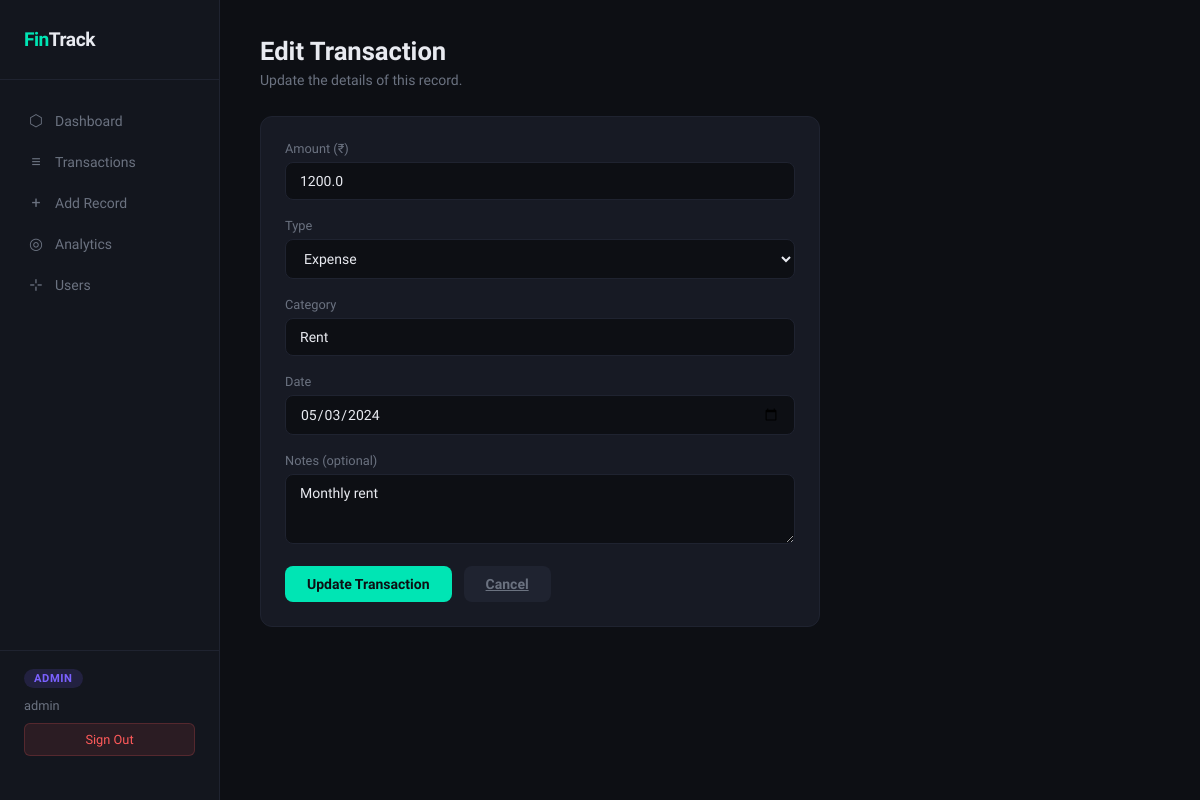
Screenshot of /transactions/edit/2 (signed in) with the database file from the repository.
### app/models/models.py (models this page shows, shortened)
class User(db.Model, UserMixin):
    __tablename__ = "users"
    id = db.Column(db.Integer, primary_key=True)
    username = db.Column(db.String(80), unique=True, nullable=False)
    email = db.Column(db.String(120), unique=True, nullable=False)
    password = db.Column(db.String(200), nullable=False)
    role = db.Column(db.String(20), nullable=False, default="viewer")  # viewer, analyst, admin
    created_at = db.Column(db.DateTime, default=datetime.utcnow)
    transactions = db.relationship("Transaction", backref="owner", lazy=True)

class Transaction(db.Model):
    __tablename__ = "transactions"
    id = db.Column(db.Integer, primary_key=True)
    amount = db.Column(db.Float, nullable=False)
    type = db.Column(db.String(10), nullable=False)       # 'income' or 'expense'
    category = db.Column(db.String(50), nullable=False)
    date = db.Column(db.Date, nullable=False, default=datetime.utcnow)
    notes = db.Column(db.String(300), nullable=True)
    user_id = db.Column(db.Integer, db.ForeignKey("users.id"), nullable=False)
    created_at = db.Column(db.DateTime, default=datetime.utcnow)

### app/routes/transactions.py (the view, shortened to what this page needs)
@transactions_bp.route("/transactions/edit/<int:txn_id>", methods=["GET", "POST"])
@login_required
def edit_transaction(txn_id):
    if current_user.role not in ("admin", "analyst"):
        flash("You do not have permission to edit transactions.", "error")
        return redirect(url_for("transactions.dashboard"))
    txn = Transaction.query.filter_by(id=txn_id, user_id=current_user.id).first_or_404()
    return render_template("edit_transaction.html", txn=txn)

### app/models/models.py (called while the page is built)
@login_manager.user_loader
def load_user(user_id):
    return User.query.get(int(user_id))

### app/templates/edit_transaction.html (shortened to what this page needs)
{% extends "base.html" %}
{% block content %}
<div class="page-title">Edit Transaction</div>
<div class="page-sub">Update the details of this record.</div>
<div class="card" style="max-width:560px">
  <form method="POST">
    <div class="form-group">
      <label>Amount (₹)</label>
      <input type="number" name="amount" value="{{ txn.amount }}" step="0.01" min="0.01" required />
    </div>
    <div class="form-group">
      <label>Type</label>
      <select name="type" required>
        <option value="expense" {{ 'selected' if txn.type == 'expense' }}>Expense</option>
      </select>
    </div>
    <div class="form-group">
      <label>Category</label>
      <input type="text" name="category" value="{{ txn.category }}" required />
    </div>
    <div class="form-group">
      <label>Date</label>
      <input type="date" name="date" value="{{ txn.date }}" required />
    </div>
    <div class="form-group">
      <label>Notes (optional)</label>
      <textarea name="notes" rows="3">{{ txn.notes or '' }}</textarea>
    </div>
    <div style="display:flex;gap:12px;margin-top:8px">
      <button type="submit" class="btn btn-primary">Update Transaction</button>
      <a href="{{ url_for('transactions.list_transactions') }}" class="btn" style="background:var(--border);color:var(--muted)">Cancel</a>
    </div>
  </form>
</div>
{% endblock %}

### app/templates/base.html (shortened to what this page needs)
<!DOCTYPE html>
<html lang="en">
<head>
</head>
<body>
{% if current_user.is_authenticated %}
<nav class="sidebar">
  <div class="logo">Fin<span>Track</span></div>
  <div class="nav">
    <a href="{{ url_for('transactions.dashboard') }}" class="{{ 'active' if request.endpoint == 'transactions.dashboard' }}">
      <span class="icon">⬡</span> Dashboard
    </a>
    <a href="{{ url_for('transactions.list_transactions') }}" class="{{ 'active' if request.endpoint == 'transactions.list_transactions' }}">
      <span class="icon">≡</span> Transactions
    </a>
    {% if current_user.role in ['analyst', 'admin'] %}
    <a href="{{ url_for('transactions.add_transaction') }}" class="{{ 'active' if request.endpoint == 'transactions.add_transaction' }}">
      <span class="icon">+</span> Add Record
    </a>
    <a href="{{ url_for('summary.summary') }}" class="{{ 'active' if request.endpoint == 'summary.summary' }}">
      <span class="icon">◎</span> Analytics
    </a>
    {% endif %}
    {% if current_user.role == 'admin' %}
    <a href="{{ url_for('admin.manage_users') }}" class="{{ 'active' if request.endpoint == 'admin.manage_users' }}">
      <span class="icon">⊹</span> Users
    </a>
    {% endif %}
  </div>
  <div class="sidebar-footer">
    <div class="role-badge">{{ current_user.role }}</div>
    <div class="sidebar-user">{{ current_user.username }}</div>
    <a href="{{ url_for('auth.logout') }}" class="btn-logout">Sign Out</a>
  </div>
</nav>
<div class="main">
  {% block content %}{% endblock %}
</div>
{% else %}
{% block auth %}{% endblock %}
{% endif %}
</body>
</html>

### app/templates/base.html (style rules this page uses)
:root { --bg: #0d0f14; --surface: #13161e; --border: #1f2330; --accent: #00e5b4; --accent2: #7b61ff; --red: #ff5a5a; --green: #00e5b4; --text: #e8eaf0; --muted: #6b7280; --card: #171a24; }
* { box-sizing: border-box; margin: 0; padding: 0; }
body { background: var(--bg); color: var(--text); font-family: 'Sora', sans-serif; min-height: 100vh; display: flex; }
.sidebar { width: 220px; min-height: 100vh; background: var(--surface); border-right: 1px solid var(--border); padding: 28px 0; display: flex; flex-direction: column; position: fixed; top: 0; left: 0; bottom: 0; }
.sidebar .logo { font-size: 1.2rem; font-weight: 700; color: var(--accent); padding: 0 24px 28px; letter-spacing: -0.5px; border-bottom: 1px solid var(--border); }
.sidebar .logo span { color: var(--text); }
.nav { margin-top: 20px; flex: 1; }
.nav a { display: flex; align-items: center; gap: 10px; padding: 11px 24px; color: var(--muted); text-decoration: none; font-size: 0.875rem; transition: all 0.15s; border-left: 3px solid transparent; }
.nav .icon { font-size: 1rem; width: 18px; text-align: center; }
.sidebar-footer { padding: 16px 24px; border-top: 1px solid var(--border); }
.role-badge { display: inline-block; padding: 3px 10px; border-radius: 20px; font-size: 0.7rem; font-weight: 600; letter-spacing: 0.05em; text-transform: uppercase; background: rgba(123,97,255,0.15); color: var(--accent2); margin-bottom: 10px; }
.sidebar-user { font-size: 0.8rem; color: var(--muted); margin-bottom: 10px; }
.btn-logout { display: block; width: 100%; padding: 8px; background: rgba(255,90,90,0.1); color: var(--red); border: 1px solid rgba(255,90,90,0.2); border-radius: 6px; text-align: center; text-decoration: none; font-size: 0.8rem; cursor: pointer; transition: background 0.15s; }
.main { margin-left: 220px; flex: 1; padding: 36px 40px; }
.page-title { font-size: 1.6rem; font-weight: 700; margin-bottom: 6px; }
.page-sub { color: var(--muted); font-size: 0.875rem; margin-bottom: 28px; }
.card { background: var(--card); border: 1px solid var(--border); border-radius: 12px; padding: 24px; }
.form-group { margin-bottom: 18px; }
label { display: block; font-size: 0.8rem; color: var(--muted); margin-bottom: 6px; }
input, select, textarea { width: 100%; padding: 10px 14px; background: var(--bg); border: 1px solid var(--border); border-radius: 8px; color: var(--text); font-family: 'Sora', sans-serif; font-size: 0.875rem; outline: none; transition: border-color 0.15s; }
.btn { padding: 10px 22px; border-radius: 8px; font-size: 0.875rem; font-family: 'Sora', sans-serif; font-weight: 600; cursor: pointer; border: none; transition: opacity 0.15s; }
.btn-primary { background: var(--accent); color: #0d0f14; }

### rows the page displays
User: role "ADMIN", username "admin"
Transaction: amount "1200.0", category "Rent", date "05/03/2024", notes "Monthly rent"
